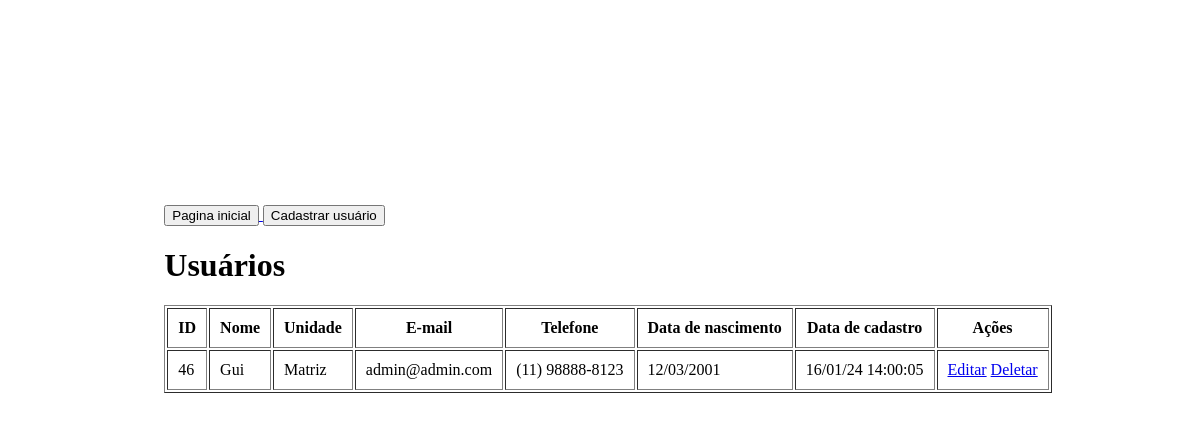
The app's page /listagem_usuarios.php (signed in) with its own data.
### tables this page shows
CREATE TABLE `clientes` (
  `id` int(11) NOT NULL,
  `nome` varchar(100) NOT NULL,
  `email` varchar(100) NOT NULL,
  `telefone` varchar(15) DEFAULT NULL,
  `nascimento` date DEFAULT NULL,
  `data` datetime NOT NULL DEFAULT current_timestamp(),
  `senha` longtext NOT NULL,
  `unidade` varchar(50) DEFAULT NULL
);

### listagem_usuarios.php (the view, shortened to what this page needs)
<?php
    function formatar_data($data){
        return implode('/', array_reverse(explode('-', $data)));
    };
    function formatar_telefone($telefone){
        $ddd = substr ($telefone, 0, 2);
        $parte1 = substr ($telefone, 2, 5);
        $parte2 = substr ($telefone, 7);
        return "($ddd) $parte1-$parte2";
    }
    include('../conexao/conexao.php');
?>
<!DOCTYPE html>
<html lang="en">
<head>
</head>
<link rel="stylesheet" href="../Arquivos CSS/modal.css">
<body>
    <div class="janela_tabela">
        <div>
        <a href="../SystemLocal/index.php"><button class="button1">Pagina inicial</button> </a>
        <button class="button1" onclick="abrir_modal()">Cadastrar usuário</button>
        </div>
        <h1>Usuários</h1>
        <table ID="alter" border="1" cellpadding="10">
            <thead>
                <th>ID</th>
                <th>Nome</th>
                <th>Unidade</th>
                <th>E-mail</th>
                <th>Telefone</th>
                <th>Data de nascimento</th>
                <th>Data de cadastro</th>
                <th>Ações</th>
            </thead>
            <tbody>
                <?php
                $sql_clientes   = "SELECT * FROM clientes";
                $query_clientes = $mysqli->query($sql_clientes) or die($mysqli->error);
                $num_clientes = $query_clientes->num_rows;
                if($num_clientes == 0) {
                    ?>
            <tr>
                <td colspan="7">Nenhum usuário foi encontrado!</td>
            </tr>
            <?php }
                else{
                    while($cliente = $query_clientes->fetch_assoc()){
                        $telefone ="Não informado!";
                        if(!empty($cliente['telefone'])){
                            $telefone = formatar_telefone($cliente['telefone']);
                        }
                            $nascimento = "Nascimento não informada!";
                        if(!empty($cliente['nascimento'])){
                            $nascimento = formatar_data($cliente['nascimento']);
                        }
                        $data_cadastro = date("d/m/y H:i:s", strtotime($cliente['data']));
                ?>
                <tr>
                    <td><?php echo $cliente['id']?>     </td>
                    <td><?php echo $cliente['nome']?>   </td>
                    <td><?php echo $cliente['unidade']?>     </td>
                    <td><?php echo $cliente['email']?>  </td>
                    <td><?php echo $telefone; ?>  </td>
                    <td><?php echo $nascimento ?>   </td>
                    <td><?php echo $data_cadastro;?>    </td>
                    <td>
                        <a class="edit" href="editar_usuario.php?id=<?php echo $cliente['id']?>">Editar</a>
                        <a class="error" href="deletar_usuario.php?id=<?php echo $cliente['id']?>">Deletar</a>
                    </td>
                </tr>
                <?php
                }
            }
            ?>
            </tbody>
        </table><br>
    </div>
</body>
</html>

### listagem_usuarios.php (style rules this page uses)
body { width: 100%; height: 600px; display: flex; align-items: center; justify-content: center; }

### records on screen
clientes: id "46", nome "Gui", unidade "Matriz", email "admin@admin.com", telefone "(11) 98888-8123", nascimento "12/03/2001", data "16/01/24 14:00:05"
